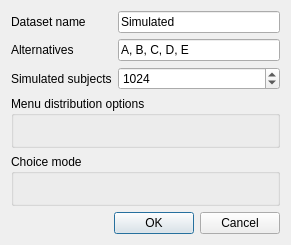
<?xml version="1.0" encoding="UTF-8"?>
<ui version="4.0">
 <class>Simulation</class>
 <widget class="QDialog" name="Simulation">
  <property name="geometry">
   <rect>
    <x>0</x>
    <y>0</y>
    <width>291</width>
    <height>245</height>
   </rect>
  </property>
  <property name="windowTitle">
   <string>Generate random subjects</string>
  </property>
  <layout class="QVBoxLayout" name="verticalLayout">
   <item>
    <layout class="QFormLayout" name="formLayout">
     <item row="0" column="0">
      <widget class="QLabel" name="label_4">
       <property name="text">
        <string>Dataset name</string>
       </property>
      </widget>
     </item>
     <item row="0" column="1">
      <widget class="QLineEdit" name="leName">
       <property name="text">
        <string>Simulated</string>
       </property>
      </widget>
     </item>
     <item row="1" column="0">
      <widget class="QLabel" name="label">
       <property name="text">
        <string>Alternatives</string>
       </property>
      </widget>
     </item>
     <item row="1" column="1">
      <widget class="QLineEdit" name="leAlternatives">
       <property name="text">
        <string>A, B, C, D, E</string>
       </property>
      </widget>
     </item>
     <item row="2" column="0">
      <widget class="QLabel" name="label_2">
       <property name="text">
        <string>Simulated subjects</string>
       </property>
      </widget>
     </item>
     <item row="2" column="1">
      <widget class="QSpinBox" name="sbSubjects">
       <property name="maximum">
        <number>5000000</number>
       </property>
       <property name="value">
        <number>1024</number>
       </property>
      </widget>
     </item>
    </layout>
   </item>
   <item>
    <widget class="QGroupBox" name="groupBox">
     <property name="title">
      <string>Menu distribution options</string>
     </property>
     <layout class="QHBoxLayout" name="horizontalLayout">
      <item>
       <widget class="GenMenus" name="genMenus" native="true"/>
      </item>
     </layout>
    </widget>
   </item>
   <item>
    <widget class="QGroupBox" name="groupBox_2">
     <property name="title">
      <string>Choice mode</string>
     </property>
     <layout class="QHBoxLayout" name="horizontalLayout_2">
      <item>
       <widget class="GenChoices" name="genChoices" native="true"/>
      </item>
     </layout>
    </widget>
   </item>
   <item>
    <widget class="QDialogButtonBox" name="buttonBox">
     <property name="orientation">
      <enum>Qt::Horizontal</enum>
     </property>
     <property name="standardButtons">
      <set>QDialogButtonBox::Cancel|QDialogButtonBox::Ok</set>
     </property>
    </widget>
   </item>
  </layout>
 </widget>
 <customwidgets>
  <customwidget>
   <class>GenMenus</class>
   <extends>QWidget</extends>
   <header>gui/gen_menus.h</header>
   <container>1</container>
  </customwidget>
  <customwidget>
   <class>GenChoices</class>
   <extends>QWidget</extends>
   <header>gui/gen_choices.h</header>
   <container>1</container>
  </customwidget>
 </customwidgets>
 <resources/>
 <connections>
  <connection>
   <sender>buttonBox</sender>
   <signal>accepted()</signal>
   <receiver>Simulation</receiver>
   <slot>accept()</slot>
   <hints>
    <hint type="sourcelabel">
     <x>248</x>
     <y>254</y>
    </hint>
    <hint type="destinationlabel">
     <x>157</x>
     <y>274</y>
    </hint>
   </hints>
  </connection>
  <connection>
   <sender>buttonBox</sender>
   <signal>rejected()</signal>
   <receiver>Simulation</receiver>
   <slot>reject()</slot>
   <hints>
    <hint type="sourcelabel">
     <x>316</x>
     <y>260</y>
    </hint>
    <hint type="destinationlabel">
     <x>286</x>
     <y>274</y>
    </hint>
   </hints>
  </connection>
 </connections>
</ui>
